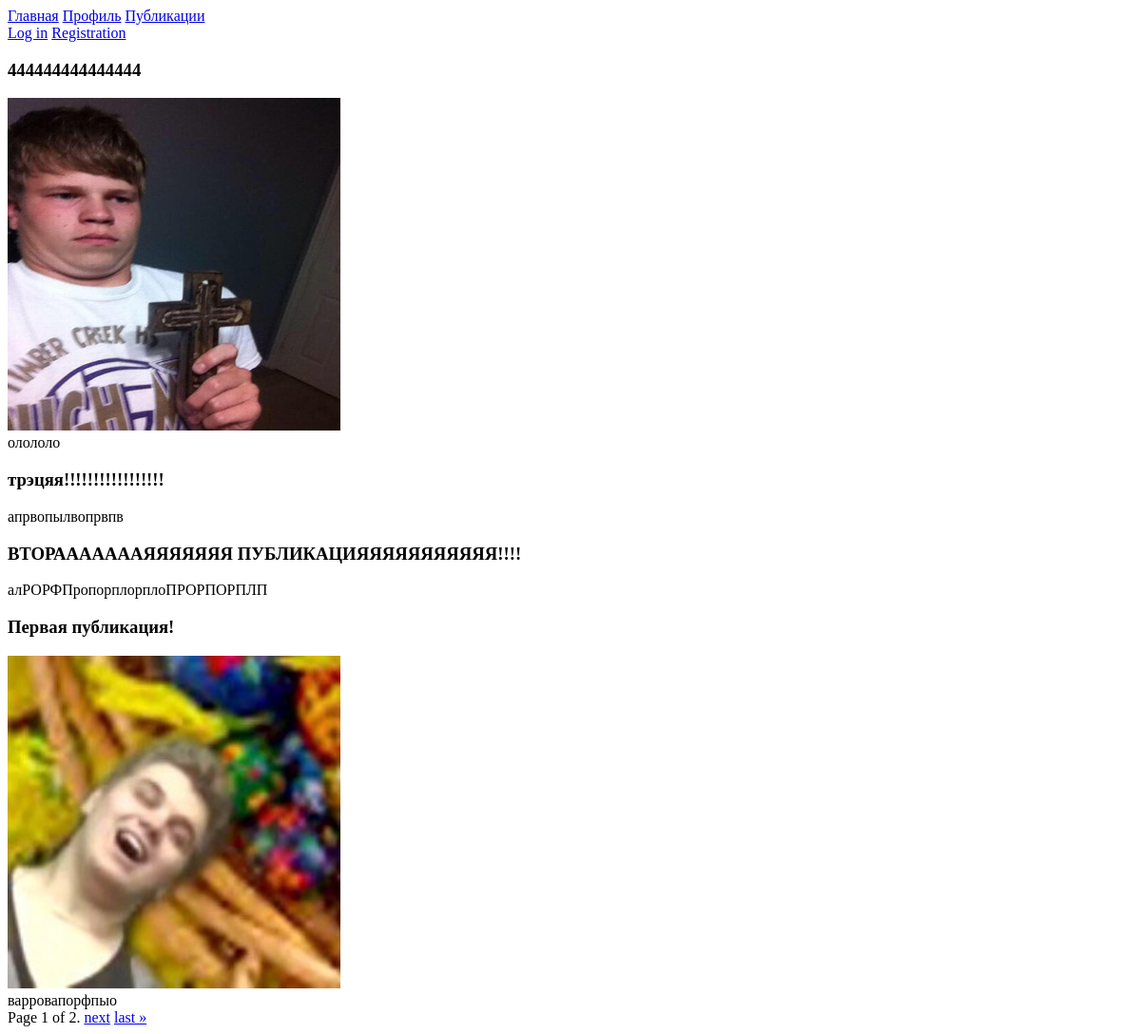
Before: / with the older database file.
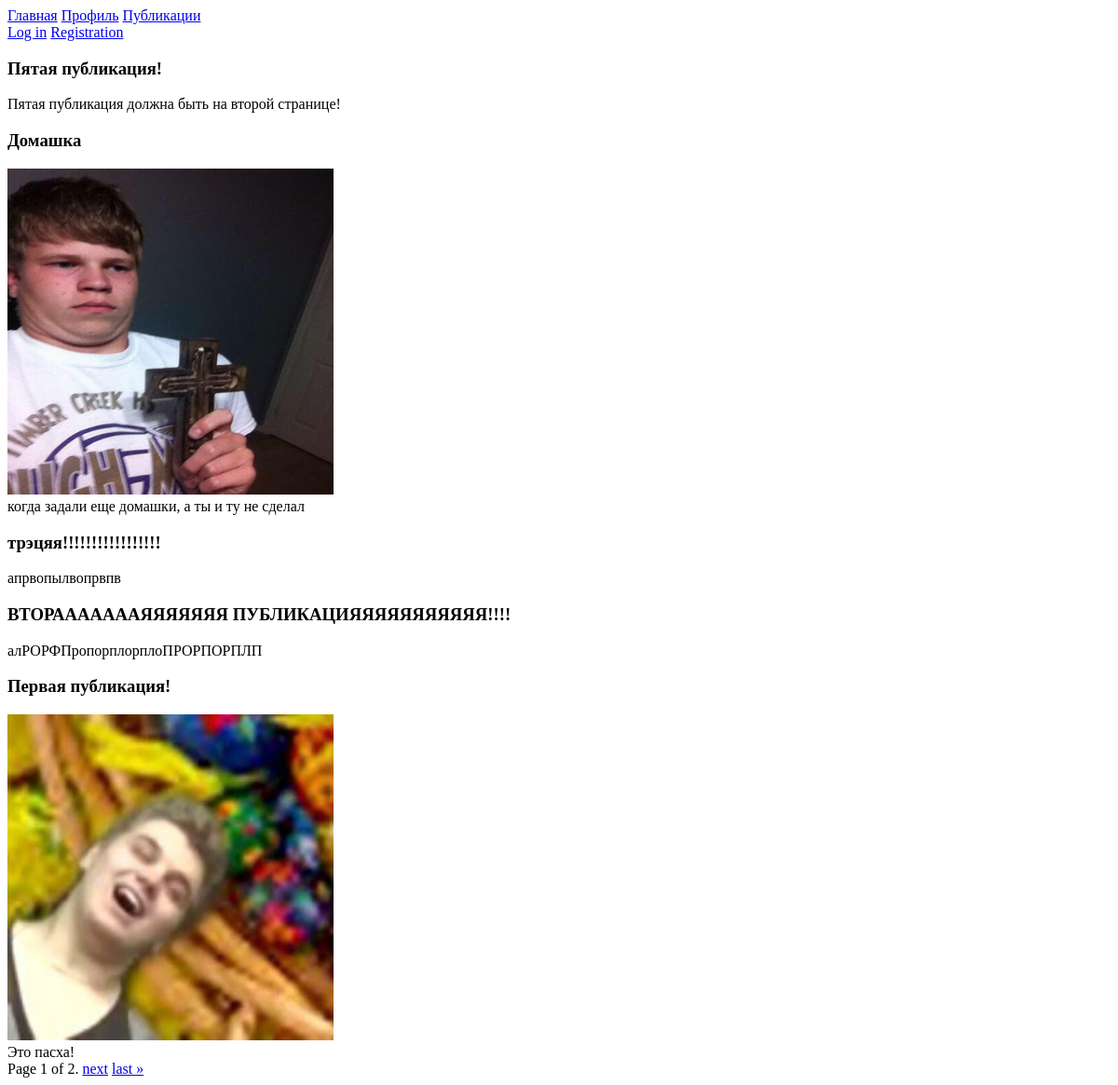
After: the same page with the newer database file.
### menu_app/models.py (models this page shows, shortened)
class MenuItem(models.Model):
    menu = models.ForeignKey(Menu, null=False, blank=False, on_delete=models.PROTECT, related_name='links')
    title = models.CharField(max_length=32, null=False, blank=False)
    url = models.CharField(max_length=256, null=False, blank=False)
    icon = models.ImageField(null=True, blank=True)
    priority = models.SmallIntegerField(validators=[MinValueValidator(-100), MaxValueValidator(100)], default=0)
    class Meta:
        indexes = [
            models.Index(fields=('menu',)),
            models.Index(fields=('menu', 'url')),
        ]
        unique_together = [('menu', 'title')]

### first_app/models.py (models this page shows)
class Post(models.Model):
    objects = None
    created_at = models.DateTimeField(auto_now_add=True)  # ����� �������� ����������
    title = models.CharField(max_length=1000, unique=False, blank=False, null=False)
    text = models.TextField(blank=False, null=False)
    is_public = models.BooleanField(default=True)  # �� ��������� ���������
    image = models.ImageField(null=True, blank=True)
    def image_tag(self):
        return mark_safe('<img src="/media/%s" width="150" height="150" />' % (self.image))
    image_tag.short_description = 'Image'

### first_app/templates/views/views.py (the view)
# urls.py: path('', main_page, name='main_page'),
def main_page(request):
    posts = Post.objects.filter(is_public=True).order_by('-created_at', '-id').all() # order_by = ����������
    contact_list = Post.objects.all()
    paginator = Paginator(contact_list, 3)
    page_number = request.GET.get('page')
    page_obj = paginator.get_page(page_number)
    context = {'title': 'Hello TMS', 'posts': posts, 'page_obj': page_obj}
    return render(request, 'main_page.html', context)

### menu_app/templatetags/menu_tags.py (called while the page is built)
@register.inclusion_tag('menu.html')
def main_menu():
    menu = Menu.objects.get(menu_label='main_menu')
    return {'menu': menu.links.order_by('priority').all()}

@register.inclusion_tag('menu.html', takes_context=True)
def user_menu(context):
    if context.request.user.is_authenticated:
        menu = [
            {
                'title': context.request.user.username,
                'url': '/profile',
            },
            {
                'title': 'Log out',
                'url': '/logout',
            },
        ]
    else:
        menu = [
            {
                'title': 'Log in',
                'url': '/login',
            },
            {
                'title': 'Registration',
                'url': '/registration',
            },
        ]
    return {'menu': menu}

### first_app/templates/main_page.html (shortened to what this page needs)
<!DOCTYPE html>
{% load menu_tags %}
<html lang="en">
<head>
</head>
<body>
<div id="main_menu">{% main_menu %}</div>
<div id="user_menu">{% user_menu %}</div>
{% for post in posts %}
    <h3>{{ post.title }}</h3>
    {% if post.image %}
        <div><a href="{{ post.image.url }}" target="_blank"><img src="{{ post.image.url }}" alt="" width="350px" height="350px"></a></div>
    {% endif %}
    <div>{{ post.text }}</div>
{% endfor %}
<div>
    <div class="pagination">
        <span class="step-links">
            <span class="current">
                Page {{ page_obj.number }} of {{ page_obj.paginator.num_pages }}.
            </span>
            {% if page_obj.has_next %}
                <a href="?page={{ page_obj.next_page_number }}">next</a>
                <a href="?page={{ page_obj.paginator.num_pages }}">last &raquo;</a>
            {% endif %}
        </span>
    </div>
</div>
</body>
</html>

### menu_app/templates/menu.html
{% for item in menu %}
    <a href="{{ item.url }}">{{ item.title }}</a>
{% endfor %}

Changed rows visible on the page:
added Post: title "Пятая публикация!", text "Пятая публикация должна быть на второй странице!"
changed Post: title "444444444444444" → "Домашка"; text "олололо" → "когда задали еще домашки, а ты и ту не сделал"
changed Post "Первая публикация!": text "варровапорфпыо" → "Это пасха!"
